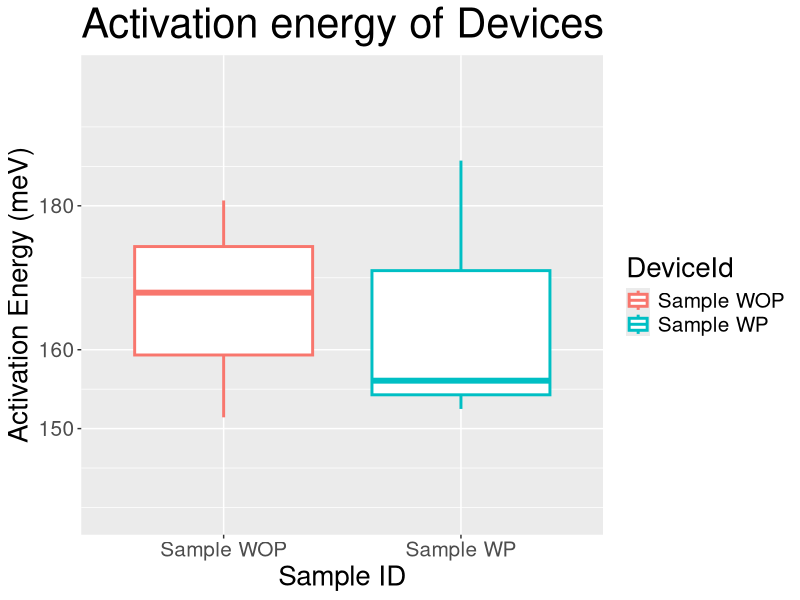

This chart was generated by the following R code:
library(ggplot2)
rm(list=ls())


C8BTBT <- c(1741,2079,1928,1794,1753,2148,1741,2079,1928,1506,1585,1708)

PEN <- c(1316,1305,1265,1185,1316,1305,1038,1189)

C8BTBT <- C8BTBT/11.5
PEN <- PEN/11.5

DeviceId <- c("Sample WOP","Sample WOP","Sample WOP","Sample WP","Sample WP","Sample WP","Sample FP","Sample FP","Sample FP", "Sample P3", "Sample P3", "Sample P3")
DeviceId2 <- c("Sample WOP","Sample WOP","Sample WP","Sample WP","Sample FP","Sample FP",  "Sample P3", "Sample P3")


C8ALL <- data.frame(DeviceId,C8BTBT)
colnames(C8ALL)[2] <- "AE"
C8ALL <- C8ALL[1:6,]

PENALL <- data.frame(DeviceId2,PEN)
colnames(PENALL)[2] <- "AE"
colnames(PENALL)[1] <- "DeviceId"
PENALL <- PENALL[1:6,]
ymaj <- c(150,160,180)

PenPic <- qplot( data=C8ALL, x= DeviceId, y = AE , geom=("boxplot"), colour = DeviceId, size = I(1), main = "Activation energy of Devices", xlab = "Sample ID", ylab = "Activation Energy (meV)")+ theme_set(theme_bw())


PenPic + scale_y_log10(limits=c(140,200),breaks= ymaj,labels=ymaj)+theme(axis.title.x = element_text(size=20), axis.title.y = element_text(size=20), plot.title = element_text(size=30),axis.text.x = element_text(size=15),axis.text.y = element_text(size=15),legend.text =element_text(size=15), legend.title=element_text(size=20) )

# 
# PenPic + geom_bar(ymin=1000,position = "dodge",alpha =0.8) + theme(axis.title.x = element_text(size=20), axis.title.y = element_text(size=20), plot.title = element_text(size=30),axis.text.x = element_text(size=15),axis.text.y = element_text(size=15),legend.text =element_text(size=15), legend.title=element_text(size=20) )
